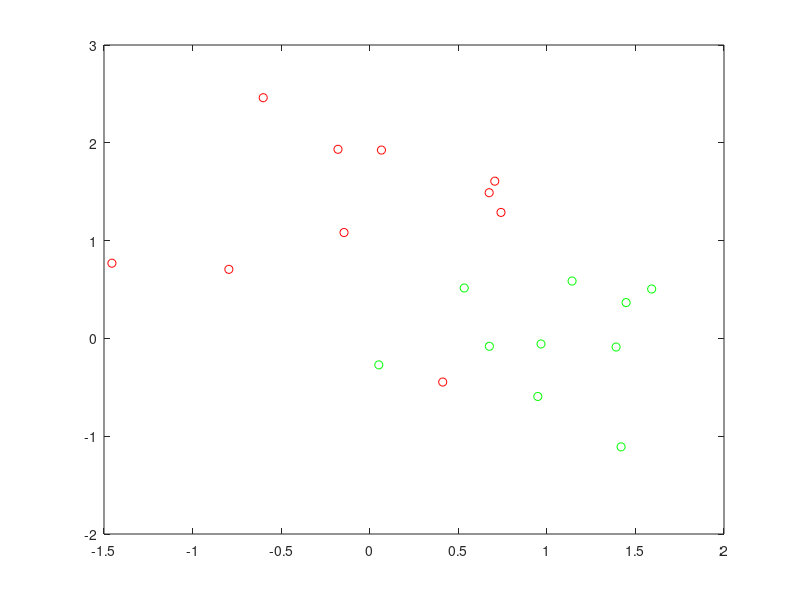
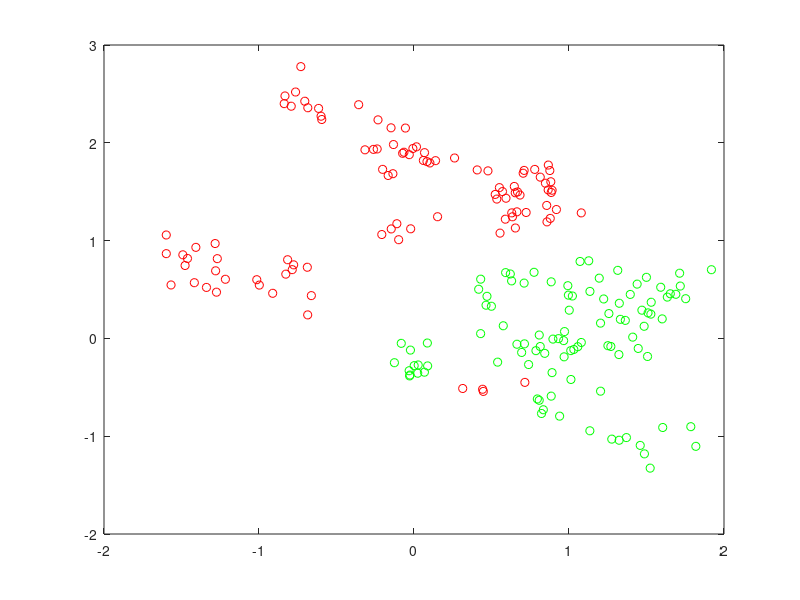

Recreate these plots in MATLAB, in order. (Note: this script raises an error after producing the figures.)
clc ;clear;close all
%%生成数据
rng('default') % 设置随机种子
grnpop = mvnrnd([1,0],0.6*eye(2),10);
redpop = mvnrnd([0,1],0.6*eye(2),10);

N=100; %测试集个数
M=20; %训练集个数
%可视化数据
plot(grnpop(:,1),grnpop(:,2),'go')
hold on
plot(redpop(:,1),redpop(:,2),'ro')
hold off
%由于一些红色基点接近绿色基点，因此很难仅根据位置对数据点进行分类。
%生成每个类的N个数据点。

redpts = zeros(N,2);
grnpts = redpts;
for i = 1:N
    grnpts(i,:) = mvnrnd(grnpop(randi(10),:),eye(2)*0.02);
    redpts(i,:) = mvnrnd(redpop(randi(10),:),eye(2)*0.02);
end
% 可视化数据
figure
plot(grnpts(:,1),grnpts(:,2),'go')
hold on
plot(redpts(:,1),redpts(:,2),'ro')
hold off
% 为分类准备数据
% 将数据放入一个矩阵中，并制作一个标记每个点的类别的向量grp。1表示绿色类，-1表示红色类。
cdata = [grnpts;redpts];
grp = ones(2*N,1);
grp(N+1:2*N) = -1;
% 
%% 交叉验证
% 为交叉验证设置一个分区
c = cvpartition(2*N,'KFold',10);

% 优化匹配
opts = struct('CVPartition',c,'AcquisitionFunctionName','expected-improvement-plus');
Mdl = fitcsvm(cdata,grp,'KernelFunction','rbf', ...
    'OptimizeHyperparameters','none','HyperparameterOptimizationOptions',opts)

L_MinEstimated = kfoldLoss(fitcsvm(cdata,grp,'CVPartition',c,'KernelFunction','rbf'))

%% 可视化优化的分类器
d = 0.02;
[x1Grid,x2Grid] = meshgrid(min(cdata(:,1)):d:max(cdata(:,1)), ...
     min(cdata(:,2)):d:max(cdata(:,2)));
xGrid = [x1Grid(:),x2Grid(:)];
[~,scores] = predict(Mdl,xGrid);

figure
h(1:2) = gscatter(cdata(:,1),cdata(:,2),grp,'rg','+*');
hold on
h(3) = plot(cdata(Mdl.IsSupportVector,1), ...
    cdata(Mdl.IsSupportVector,2),'ko');
contour(x1Grid,x2Grid,reshape(scores(:,2),size(x1Grid)),[0 0],'k');
legend(h,{'-1','+1','支持向量'},'Location','Southeast');

% 在新数据上评价准确率
% 生成新的测试点，并测试
grnobj = gmdistribution(grnpop,.2*eye(2));
redobj = gmdistribution(redpop,.2*eye(2));

newData = random(grnobj,M);
newData = [newData;random(redobj,M)];
grpData = ones(2*M,1); % green = 1
grpData(M+1:2*M) = -1; % red = -1

v = predict(Mdl,newData);
% 计算在测试数据集上的误分类率
L_Test = loss(Mdl,newData,grpData)
% 将正确分类的点标为红色方块，将错误分类的点标为黑色方块。
h(4:5) = gscatter(newData(:,1),newData(:,2),v,'mc','**');

mydiff = (v == grpData); % 标出正确分类的点
ACC=sum(mydiff)/(2*M)
for ii = mydiff 
    h(6) = plot(newData(ii,1),newData(ii,2),'rs','MarkerSize',12);
end

for ii = not(mydiff) 
    h(7) = plot(newData(ii,1),newData(ii,2),'ks','MarkerSize',12);
end

legend(h,{'-1 (训练集)','+1 (训练集)','支持向量', ...
    '-1 (测试集)','+1 (测试集)', ...
    '正确分类的点','错误分类的点'}, ...
    'Location','Southeast');
hold off

